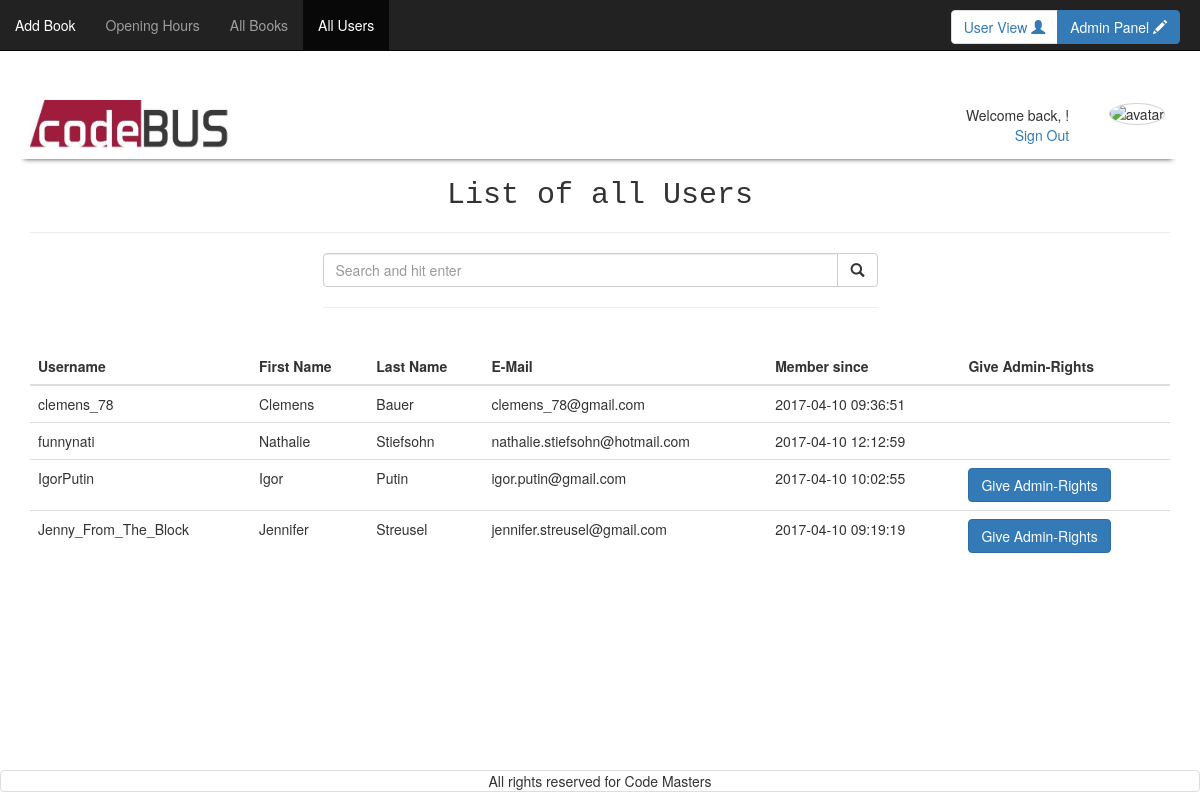
/all_users_admin.php (signed in), run on the app's committed database.
### tables this page shows
CREATE TABLE `users` (
  `id` int(11) NOT NULL,
  `first_name` varchar(100) NOT NULL,
  `family_name` varchar(100) NOT NULL,
  `email` varchar(100) NOT NULL,
  `password` varchar(100) NOT NULL,
  `username` varchar(100) NOT NULL,
  `FK_avatars` int(11) NOT NULL,
  `member_since` timestamp NOT NULL DEFAULT CURRENT_TIMESTAMP ON UPDATE CURRENT_TIMESTAMP
);

### all_users_admin.php (the view, shortened to what this page needs)
<!DOCTYPE html>
<html>
<head>
	<?php
require_once('includes/head_tag.php');
	?>
</head>
<body>
<div id="wrap">
  <div id="main" class="container clear-top">
	<div class="navbar navbar-inverse navbar-fixed-top">
	    <div class="collapse navbar-collapse">
	      <ul class="nav navbar-nav">
	        <li class=""><a href="home_admin.php">Add Book</a></li>
	        <li class=""><a href="library_admin.php">Opening Hours</a></li>
	        <li class=""><a href="all_books_admin.php">All Books</a></li>
	        <li class="active"><a href="all_users_admin.php">All Users</a></li>
	      </ul>
	    </div>
			        	<?php
require_once('includes/switch_admin_view.php');
		?>
	  </div>
		<?php
require_once('includes/header.php');
		?>
	<section class="row">
		<div class="col-xs-12">
			<h2 class="brandfont text-center">List of all Users</h2>
			<hr>
		</div>
		<?php
require_once('includes/search_bar.php');
		?>
		<?php
require_once('includes/alert_box.php');
		?>
		<div class="col-xs-12">
			<table class="table">
				<thead>
			      <tr>
			        <th>Username</th>
			        <th>First Name</th>
			        <th>Last Name</th>
			        <th>E-Mail</th>
			        <th>Member since</th>
			        <th>Give Admin-Rights</th>
			      </tr>
			    </thead>
			    <tbody>
			<?php
				if ( isset($_GET['btn-search']) ){
					$search = trim($_GET['search']);
			 		$search = strip_tags($search);
			  		$search = htmlspecialchars($search);
					$res_user=mysql_query("SELECT
					username, first_name, family_name, email, member_since, admins.id AS admin_id, users.id AS user_id
					FROM users
					LEFT JOIN admins ON users.id=admins.FK_users
					WHERE username LIKE '%$search%'
					OR first_name LIKE '%$search%'
					OR family_name LIKE '%$search%'
					OR email LIKE '%$search%'
					OR member_since LIKE '%$search%'
					ORDER BY username ASC");
					$count_search = mysql_num_rows($res_user);
					if ($count_search == 1){
						echo "<h4 class='text-center'>We found ".$count_search." result for '".$search."'.</h4> <hr>";
					} else if ($count_search == 0) {
					echo '<div class="alert alert-danger">
							<h4 class="text-center">Unfortunately there are no results for "'.$search.'". <br></h4>
						</div><hr>';
					} else {
						echo "<h4 class='text-center'>We found ".$count_search." results for '".$search."'.</h4> <hr>";
					}
			  		while($userRow=mysql_fetch_array($res_user)){
				  		$username = $userRow['username'];
				  		$first_name = $userRow['first_name'];
				  		$family_name = $userRow['family_name'];
				  		$email = $userRow['email'];
				  		$member_since = $userRow['member_since'];
				  		$admin_id = $userRow['admin_id'];
				  		$user_id = $userRow['user_id'];
				  		echo 	'<tr>
									<td>'.$username.'</td>
									<td>'.$first_name.'</td>
									<td>'.$family_name.'</td>
									<td>'.$email.'</td>
									<td>'.$member_since.'</td>
									<td>';
						if (empty($admin_id)) {
							echo '<form method="post" action="all_users_admin.php?user_id='.$user_id.'">
											<input type="submit" class="btn btn-primary" value="Give Admin-Rights" id="btn-give_admin_rights" name="btn-give_admin_rights">
										</form>
						  	';
						} else {
							echo '';
						}
						echo '</td>
								</tr>';
			  		}
				} else {
					$res_user=mysql_query("SELECT
					username, first_name, family_name, email, member_since, admins.id AS admin_id, users.id AS user_id
					FROM users
					LEFT JOIN admins ON users.id=admins.FK_users
					ORDER BY username ASC");
			  		while($userRow=mysql_fetch_array($res_user)){
				  		$username = $userRow['username'];
				  		$first_name = $userRow['first_name'];
				  		$family_name = $userRow['family_name'];
				  		$email = $userRow['email'];
				  		$member_since = $userRow['member_since'];
				  		$admin_id = $userRow['admin_id'];
				  		$user_id = $userRow['user_id'];
				  		echo 	'<tr>
									<td>'.$username.'</td>
									<td>'.$first_name.'</td>
									<td>'.$family_name.'</td>
									<td>'.$email.'</td>
									<td>'.$member_since.'</td>
									<td>';
						if (empty($admin_id)) {
							echo '<form method="post" action="all_users_admin.php?user_id='.$user_id.'">
											<input type="submit" class="btn btn-primary" value="Give Admin-Rights" id="btn-give_admin_rights" name="btn-give_admin_rights">
										</form>
						  	';
						} else {
							echo '';
						}
						echo '</td>
								</tr>';
			  		}
  				}
			?>
				</tbody>
			</table>
		</div>
	</section>
  </div>
</div>
	<?php
require_once('includes/footer.php');
	?>
</body>
</html>

### css/style.css (style rules this page uses)
.nav { margin-bottom: 0; }
.brandfont { font-family: 'Share Tech Mono', monospace; }

### includes/head_tag.php (style rules this page uses)
html, body { height: 100%; }
#wrap { min-height: 100%; }
#main { overflow:auto; padding-bottom:50px; }

### data on the page
users: username "IgorPutin", first_name "Igor", family_name "Putin", email "igor.putin@gmail.com", member_since "2017-04-10 10:02:55"
users: username "Jenny_From_The_Block", first_name "Jennifer", family_name "Streusel", email "jennifer.streusel@gmail.com", member_since "2017-04-10 09:19:19"

### other printed values
$username "clemens_78"
$first_name "Clemens"
$family_name "Bauer"
$email "clemens_78@gmail.com"
$member_since "2017-04-10 09:36:51"
$username "funnynati"
$first_name "Nathalie"
$family_name "Stiefsohn"
$email "nathalie.stiefsohn@hotmail.com"
$member_since "2017-04-10 12:12:59"
